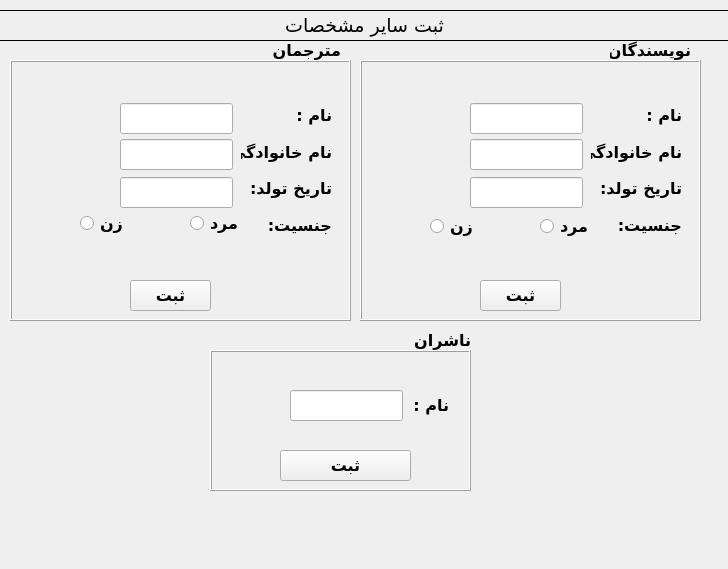
<?xml version="1.0" encoding="UTF-8"?>
<ui version="4.0">
 <class>pubwrttrs</class>
 <widget class="QWidget" name="pubwrttrs">
  <property name="geometry">
   <rect>
    <x>0</x>
    <y>0</y>
    <width>728</width>
    <height>569</height>
   </rect>
  </property>
  <property name="font">
   <font>
    <family>B Nazanin</family>
    <pointsize>12</pointsize>
    <weight>75</weight>
    <bold>true</bold>
   </font>
  </property>
  <property name="windowTitle">
   <string>ثبت سایر اطلاعات</string>
  </property>
  <property name="windowIcon">
   <iconset>
    <normaloff>:/new/prefix1/Pics/Martz90-Circle-Books.ico</normaloff>:/new/prefix1/Pics/Martz90-Circle-Books.ico</iconset>
  </property>
  <widget class="QFrame" name="frame">
   <property name="geometry">
    <rect>
     <x>-130</x>
     <y>10</y>
     <width>951</width>
     <height>31</height>
    </rect>
   </property>
   <property name="frameShape">
    <enum>QFrame::Box</enum>
   </property>
   <property name="frameShadow">
    <enum>QFrame::Plain</enum>
   </property>
   <widget class="QLabel" name="label_7">
    <property name="geometry">
     <rect>
      <x>409</x>
      <y>0</y>
      <width>171</width>
      <height>31</height>
     </rect>
    </property>
    <property name="font">
     <font>
      <family>B Yekan</family>
      <pointsize>12</pointsize>
      <weight>75</weight>
      <bold>true</bold>
     </font>
    </property>
    <property name="text">
     <string>&lt;html&gt;&lt;head/&gt;&lt;body&gt;&lt;p align=&quot;center&quot;&gt;&lt;span style=&quot; font-size:14pt; font-weight:400; color:#000000;&quot;&gt;ثبت ساير مشخصات&lt;/span&gt;&lt;/p&gt;&lt;/body&gt;&lt;/html&gt;</string>
    </property>
   </widget>
  </widget>
  <widget class="QFrame" name="frame_2">
   <property name="geometry">
    <rect>
     <x>360</x>
     <y>60</y>
     <width>341</width>
     <height>261</height>
    </rect>
   </property>
   <property name="frameShape">
    <enum>QFrame::Box</enum>
   </property>
   <property name="frameShadow">
    <enum>QFrame::Raised</enum>
   </property>
   <widget class="QPushButton" name="pushButton">
    <property name="enabled">
     <bool>true</bool>
    </property>
    <property name="geometry">
     <rect>
      <x>120</x>
      <y>220</y>
      <width>81</width>
      <height>31</height>
     </rect>
    </property>
    <property name="text">
     <string>ثبت</string>
    </property>
   </widget>
   <widget class="QLineEdit" name="lineEdit">
    <property name="geometry">
     <rect>
      <x>110</x>
      <y>43</y>
      <width>113</width>
      <height>31</height>
     </rect>
    </property>
   </widget>
   <widget class="QLineEdit" name="lineEdit_2">
    <property name="geometry">
     <rect>
      <x>110</x>
      <y>79</y>
      <width>113</width>
      <height>31</height>
     </rect>
    </property>
   </widget>
   <widget class="QLineEdit" name="lineEdit_3">
    <property name="geometry">
     <rect>
      <x>110</x>
      <y>117</y>
      <width>113</width>
      <height>31</height>
     </rect>
    </property>
   </widget>
   <widget class="QRadioButton" name="radioButton">
    <property name="geometry">
     <rect>
      <x>180</x>
      <y>156</y>
      <width>51</width>
      <height>21</height>
     </rect>
    </property>
    <property name="text">
     <string>مرد</string>
    </property>
   </widget>
   <widget class="QRadioButton" name="radioButton_2">
    <property name="geometry">
     <rect>
      <x>70</x>
      <y>156</y>
      <width>82</width>
      <height>21</height>
     </rect>
    </property>
    <property name="text">
     <string>زن</string>
    </property>
   </widget>
   <widget class="QWidget" name="layoutWidget">
    <property name="geometry">
     <rect>
      <x>231</x>
      <y>40</y>
      <width>91</width>
      <height>140</height>
     </rect>
    </property>
    <layout class="QVBoxLayout" name="verticalLayout">
     <item>
      <widget class="QLabel" name="label">
       <property name="text">
        <string>نام :</string>
       </property>
      </widget>
     </item>
     <item>
      <widget class="QLabel" name="label_2">
       <property name="text">
        <string>نام خانوادگي:</string>
       </property>
      </widget>
     </item>
     <item>
      <widget class="QLabel" name="label_3">
       <property name="text">
        <string>تاريخ تولد:</string>
       </property>
      </widget>
     </item>
     <item>
      <widget class="QLabel" name="label_4">
       <property name="text">
        <string>جنسيت:</string>
       </property>
      </widget>
     </item>
    </layout>
   </widget>
  </widget>
  <widget class="QFrame" name="frame_4">
   <property name="geometry">
    <rect>
     <x>210</x>
     <y>350</y>
     <width>261</width>
     <height>141</height>
    </rect>
   </property>
   <property name="frameShape">
    <enum>QFrame::Box</enum>
   </property>
   <property name="frameShadow">
    <enum>QFrame::Raised</enum>
   </property>
   <widget class="QPushButton" name="pushButton_3">
    <property name="enabled">
     <bool>true</bool>
    </property>
    <property name="geometry">
     <rect>
      <x>70</x>
      <y>100</y>
      <width>131</width>
      <height>31</height>
     </rect>
    </property>
    <property name="text">
     <string>ثبت</string>
    </property>
   </widget>
   <widget class="QLabel" name="label_5">
    <property name="geometry">
     <rect>
      <x>150</x>
      <y>40</y>
      <width>89</width>
      <height>30</height>
     </rect>
    </property>
    <property name="text">
     <string>نام :</string>
    </property>
   </widget>
   <widget class="QLineEdit" name="lineEdit_4">
    <property name="geometry">
     <rect>
      <x>80</x>
      <y>40</y>
      <width>113</width>
      <height>31</height>
     </rect>
    </property>
   </widget>
  </widget>
  <widget class="QFrame" name="frame_3">
   <property name="geometry">
    <rect>
     <x>10</x>
     <y>60</y>
     <width>341</width>
     <height>261</height>
    </rect>
   </property>
   <property name="frameShape">
    <enum>QFrame::Box</enum>
   </property>
   <property name="frameShadow">
    <enum>QFrame::Raised</enum>
   </property>
   <widget class="QPushButton" name="pushButton_6">
    <property name="enabled">
     <bool>true</bool>
    </property>
    <property name="geometry">
     <rect>
      <x>120</x>
      <y>220</y>
      <width>81</width>
      <height>31</height>
     </rect>
    </property>
    <property name="text">
     <string>ثبت</string>
    </property>
   </widget>
   <widget class="QLineEdit" name="lineEdit_5">
    <property name="geometry">
     <rect>
      <x>110</x>
      <y>43</y>
      <width>113</width>
      <height>31</height>
     </rect>
    </property>
   </widget>
   <widget class="QLineEdit" name="lineEdit_6">
    <property name="geometry">
     <rect>
      <x>110</x>
      <y>79</y>
      <width>113</width>
      <height>31</height>
     </rect>
    </property>
   </widget>
   <widget class="QLineEdit" name="lineEdit_7">
    <property name="geometry">
     <rect>
      <x>110</x>
      <y>117</y>
      <width>113</width>
      <height>31</height>
     </rect>
    </property>
   </widget>
   <widget class="QRadioButton" name="radioButton_3">
    <property name="geometry">
     <rect>
      <x>180</x>
      <y>153</y>
      <width>51</width>
      <height>21</height>
     </rect>
    </property>
    <property name="text">
     <string>مرد</string>
    </property>
   </widget>
   <widget class="QRadioButton" name="radioButton_4">
    <property name="geometry">
     <rect>
      <x>70</x>
      <y>153</y>
      <width>82</width>
      <height>21</height>
     </rect>
    </property>
    <property name="text">
     <string>زن</string>
    </property>
   </widget>
   <widget class="QWidget" name="layoutWidget">
    <property name="geometry">
     <rect>
      <x>231</x>
      <y>40</y>
      <width>91</width>
      <height>140</height>
     </rect>
    </property>
    <layout class="QVBoxLayout" name="verticalLayout_2">
     <item>
      <widget class="QLabel" name="label_6">
       <property name="text">
        <string>نام :</string>
       </property>
      </widget>
     </item>
     <item>
      <widget class="QLabel" name="label_10">
       <property name="text">
        <string>نام خانوادگي:</string>
       </property>
      </widget>
     </item>
     <item>
      <widget class="QLabel" name="label_11">
       <property name="text">
        <string>تاريخ تولد:</string>
       </property>
      </widget>
     </item>
     <item>
      <widget class="QLabel" name="label_12">
       <property name="text">
        <string>جنسيت:</string>
       </property>
      </widget>
     </item>
    </layout>
   </widget>
  </widget>
  <widget class="QLabel" name="label_8">
   <property name="geometry">
    <rect>
     <x>610</x>
     <y>40</y>
     <width>81</width>
     <height>21</height>
    </rect>
   </property>
   <property name="text">
    <string>نويسندگان</string>
   </property>
  </widget>
  <widget class="QLabel" name="label_9">
   <property name="geometry">
    <rect>
     <x>260</x>
     <y>40</y>
     <width>81</width>
     <height>21</height>
    </rect>
   </property>
   <property name="text">
    <string>مترجمان</string>
   </property>
  </widget>
  <widget class="QLabel" name="label_13">
   <property name="geometry">
    <rect>
     <x>390</x>
     <y>330</y>
     <width>81</width>
     <height>21</height>
    </rect>
   </property>
   <property name="text">
    <string>ناشران</string>
   </property>
  </widget>
  <widget class="QWidget" name="layoutWidget">
   <property name="geometry">
    <rect>
     <x>0</x>
     <y>0</y>
     <width>2</width>
     <height>2</height>
    </rect>
   </property>
   <layout class="QHBoxLayout" name="horizontalLayout"/>
  </widget>
  <widget class="QLabel" name="label_26">
   <property name="geometry">
    <rect>
     <x>-180</x>
     <y>-30</y>
     <width>1021</width>
     <height>651</height>
    </rect>
   </property>
   <property name="styleSheet">
    <string notr="true">background-image: url(:/new/prefix1/GPic/susan-q-yin-2JIvboGLeho-unsplash.jpg);</string>
   </property>
   <property name="text">
    <string/>
   </property>
  </widget>
  <zorder>label_26</zorder>
  <zorder>frame</zorder>
  <zorder>frame_2</zorder>
  <zorder>frame_4</zorder>
  <zorder>frame_3</zorder>
  <zorder>label_8</zorder>
  <zorder>label_9</zorder>
  <zorder>label_13</zorder>
  <zorder>layoutWidget</zorder>
 </widget>
 <resources/>
 <connections/>
</ui>
